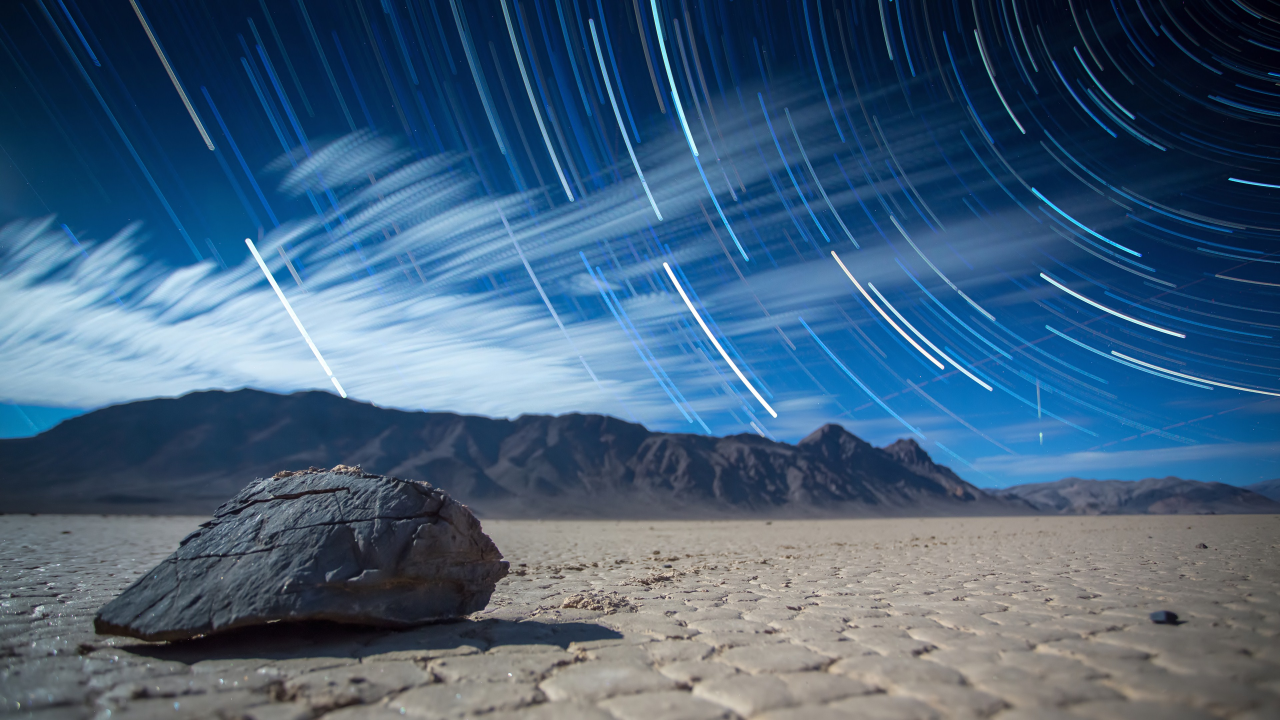
#> input picture Gallery/1001.jpg, 3840 x 2160 px (shown at 1/3 size); its folder holds only this picture in this run
$ python Gallery.py
#> lines starting #> are read from the running program, lines starting #| are printed output that depends on the picture
import cv2
import glob
import os.path
import os
import keyboard
import threading

next_image = 0 #이미지 인덱스 값
count = 0      #이미지 몇 장인지 카운트
num_count = 0  #시간 카운트

#폴더 내 모든 jpg 이미지 파일 이름 가져오기
images = glob.glob('./Gallery/*.jpg')

#이미지 몇 장인지 카운트
for fname in images:
    count += 1

def start_timer():

    global next_image
    global num_count
    global timer

    timer = threading.Timer(1,start_timer)
    num_count += 1
    print(num_count)

    if num_count % 10 is 0:
        num_count = 0
        next_image += 1
        timer.cancel()
        start_timer()


def gallery():

    global next_image
    global num_count

    while True:
        start_timer()

        # n 누르면 사진 넘기기
        if keyboard.is_pressed('n'):
            next_image += 1
            #timer.cancel()
            num_count = 0
            start_timer()

        # b 누르면 사진 뒤로 넘기기
        if keyboard.is_pressed('b'):
            next_image -= 1
            num_count = 0

        #일시정지
        #if keyboard.is_pressed('p'):


        #사진 처음으로 돌아가기
        if next_image == count:
            next_image = 0

        image =  cv2.imread(images[next_image],cv2.IMREAD_COLOR)
#> image is the input picture: shape (2160, 3840, 3); mean B, G, R 123.4, 96.4, 67.5
        reimage = cv2.resize(image,dsize=(1280,720), interpolation=cv2.INTER_AREA)
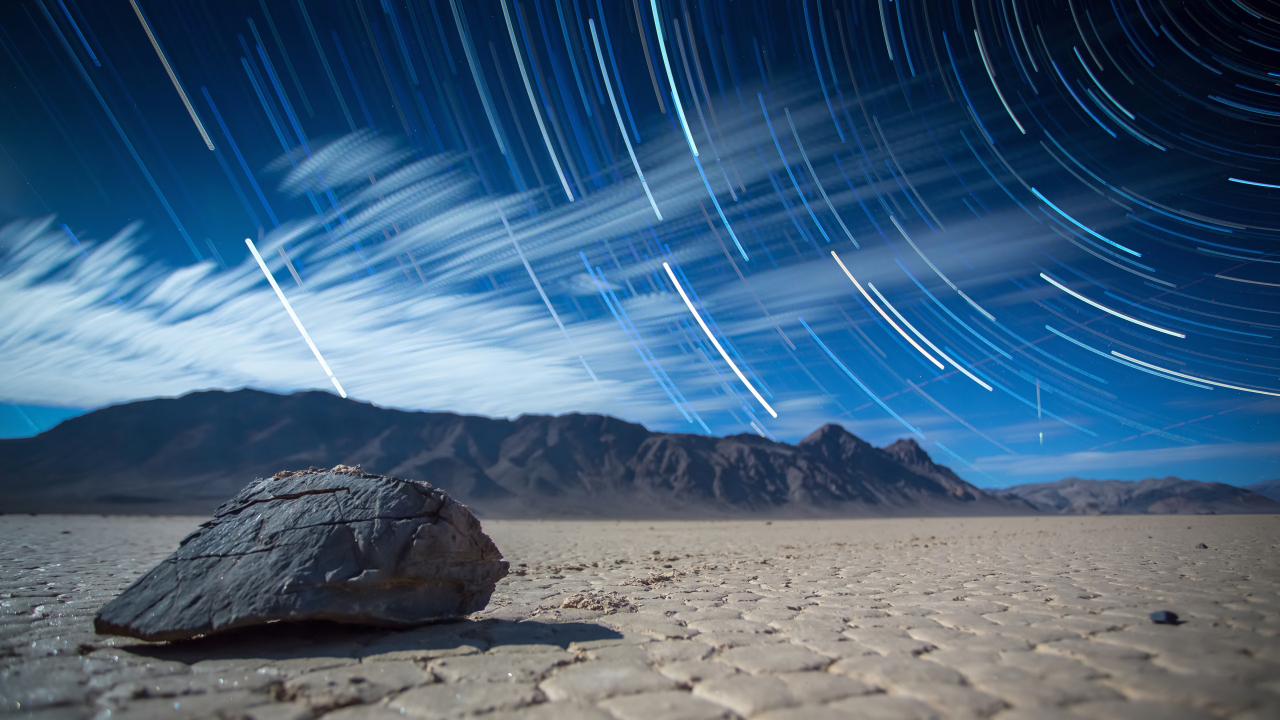
#> reimage: shape (720, 1280, 3); mean B, G, R 123.4, 96.4, 67.5
        cv2.imshow('Gallery',reimage)
        cv2.waitKey(1000)

        # q 누르면 갤러리 종료
        if keyboard.is_pressed('q'):
#> (key q is pressed here)
            cv2.destroyWindow('Gallery')
            break

if __name__ == '__main__':
    gallery()

$ run again, on Gallery/1008.jpg
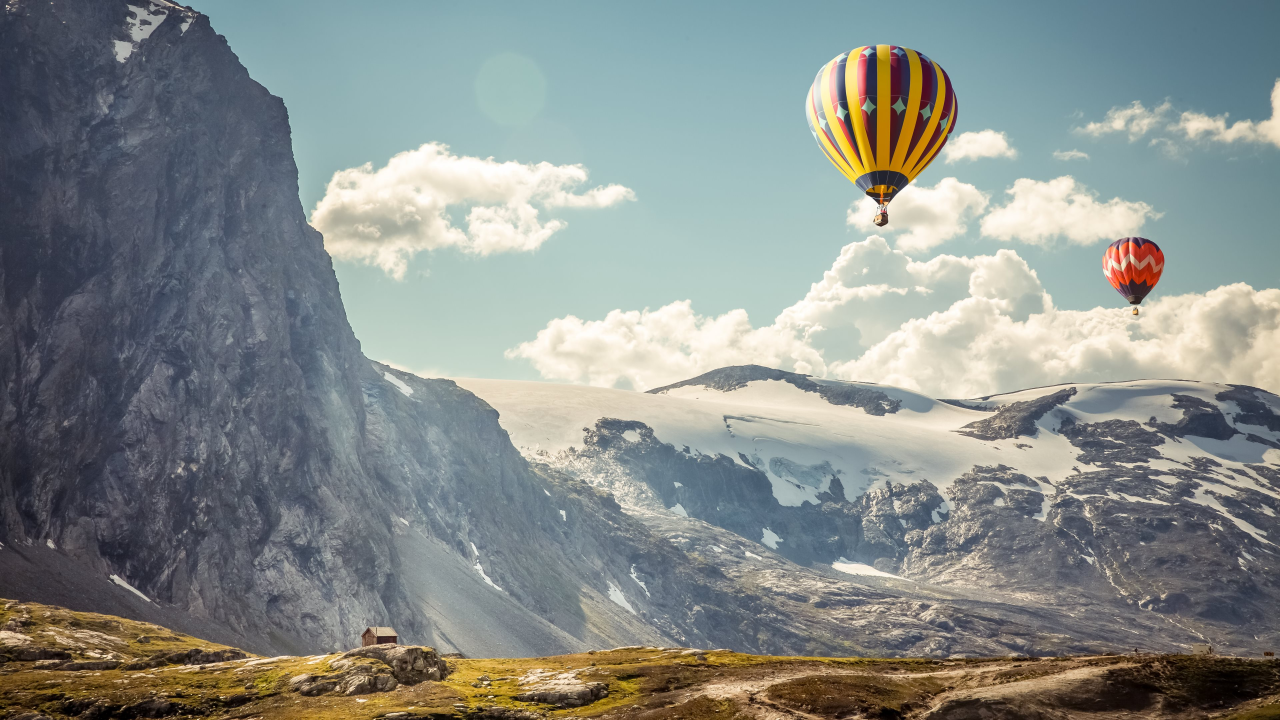
#> input picture Gallery/1008.jpg, 3840 x 2160 px (shown at 1/3 size)
#> in gallery, image is the input picture: shape (2160, 3840, 3); mean B, G, R 138.2, 141.2, 135.4
#> in gallery, `reimage = cv2.resize(image,dsize=(1280,720), interpolation=cv2.INTER_A..`:
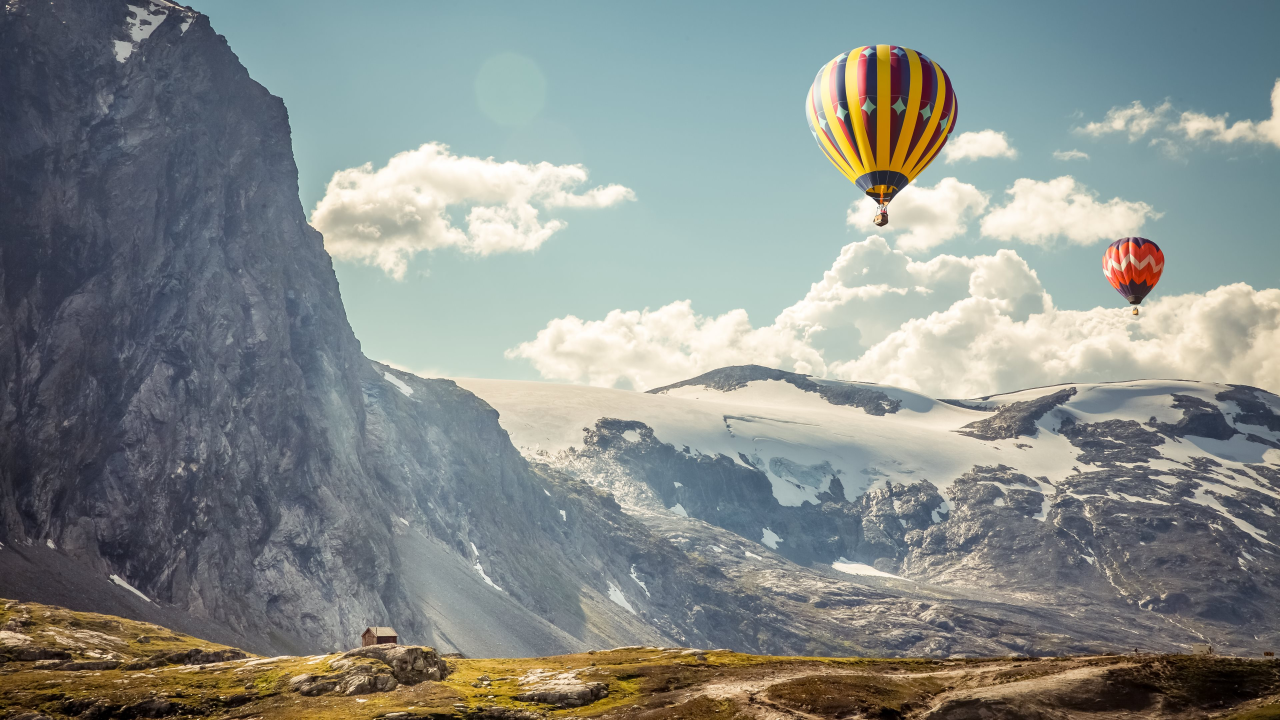
#> reimage: shape (720, 1280, 3); mean B, G, R 138.2, 141.2, 135.4
